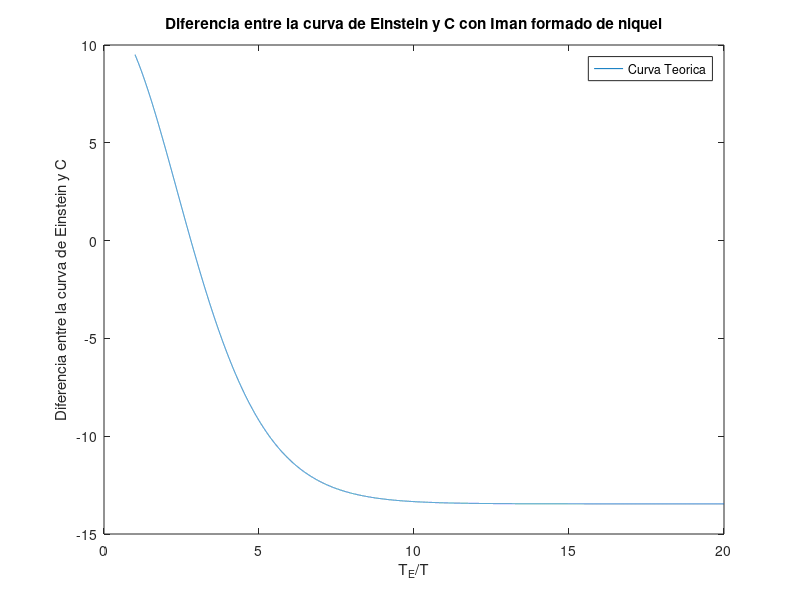

The MATLAB script that drew this image:
clear all; close all;
x = 1:0.001:20; 
R = 8.31446261815324; T = 185; % constante de los gases ideales R y temperatura promedio
c = 13.458; % <---------- SELECCIONAR calor especifico molar 
y =3*R*(x.^2).*((exp(x))./((exp(x)-1).^2)) - c;
plot (x,y); plot (x,y); xlabel('T_{E}/T'); ylabel('Diferencia entre la curva de Einstein y C'); legend('Curva Teorica'); title('Diferencia entre la curva de Einstein y C con Iman formado de niquel')
print -djpeg -r100 temperaturaimanniquel.jpg
i = 1; n = 1; mj0(1) = 0; mn0(1) = 0;
while (y(i)>0)
  mj0(i) = x(i);
  i = i+1;
end
x(i-1)
y(i-1)
x(i)
y(i)
precision = 0.5*(y(i-1) - y(i))
xmed = 0.5*(x(i)+x(i-1))
TE = (0.5*(x(i)+x(i-1)))*T  
deltaTE = (xmed - x(i-1))*T
